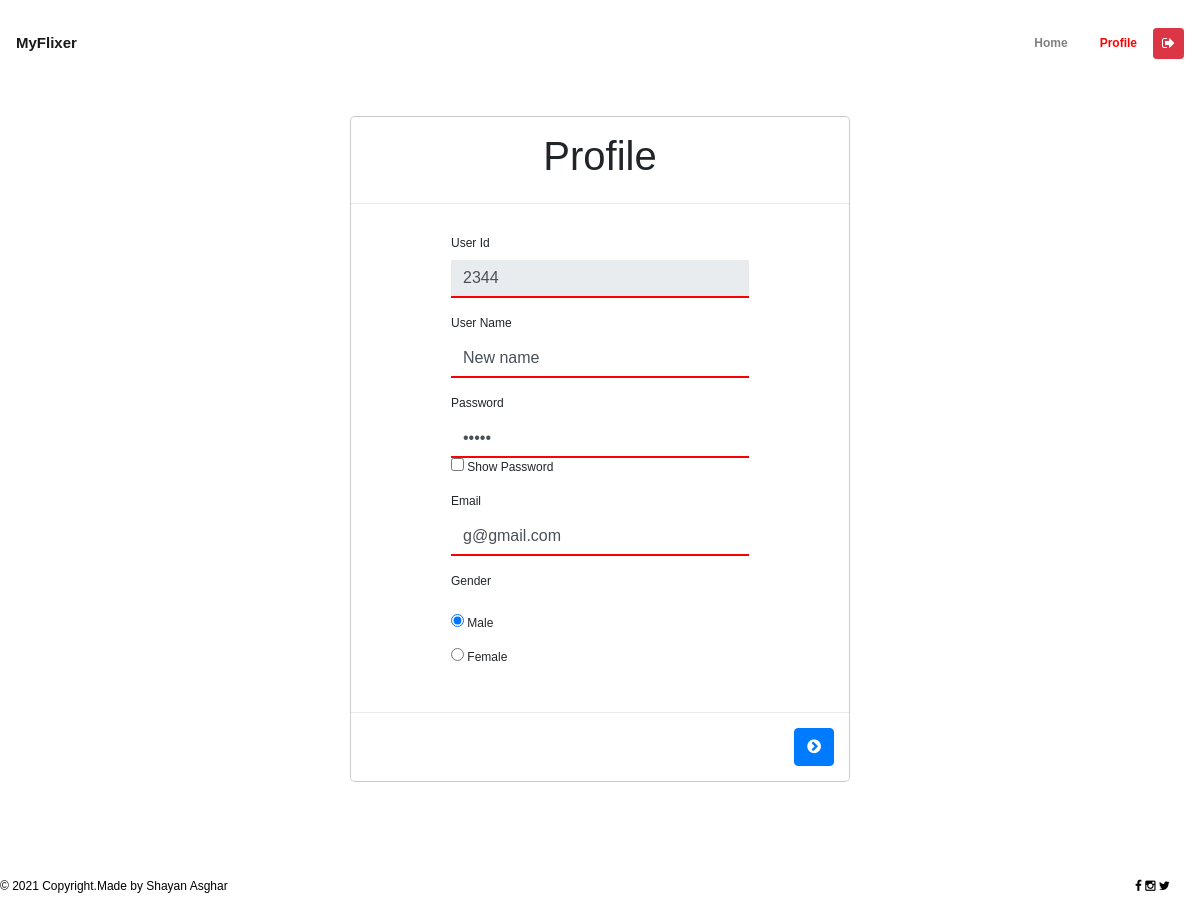
The app's page /user/profile (signed in) with its own data.
### Flixer/models.py (models this page shows, shortened)
class User(models.Model):
    user_id = models.CharField(max_length=30, primary_key=True)
    name = models.CharField(max_length=200)
    password = models.CharField(max_length=20)
    gender = models.CharField(max_length=2,
                              choices=[('M', 'Male'),
                                       ('F', 'Female')])
    email = models.EmailField()

### Flixer/views.py (the view)
# urls.py: path('user/profile', views.userProfile, name="user-profile"),
def userProfile(request):
    if request.session.get('admin', False) or request.session.get('user', False):
        user_data = User.objects.filter(user_id=request.session['userId']).get()
        return render(request, 'user_pages/editUser.html', {'user_data': user_data})
    else:
        return start(request)

### Flixer/templates/user_pages/editUser.html (shortened to what this page needs)
<!DOCTYPE html>
<html lang="en">
	<head>
        {% load static %}
		<link rel="stylesheet" type="text/css" href="{% static 'css/font-awesome.min.css' %}">
		<link rel="stylesheet" type = "text/css" href="{% static 'css/bootstrap.min.css' %}">
		<link rel="stylesheet" type="text/css" href="{% static 'css/styleUser.css' %}">
	</head>
	<body style="font-size: 12px;">
		<div class="main">
			<header class="header">
				<nav class="navbar navbar-expand-lg navbar-light py-3">
				  <a class="navbar-brand" href="{% url 'Flixer:user-home' %}" style="font-size: 15px;"><strong>MyFlixer</strong></a>
				  <div class="collapse navbar-collapse" id="navbarSupportedContent">
				    <ul class="navbar-nav ml-auto" id ="centerUl">
                        <li class="nav-item ">
                            <a class="nav-link px-3" href="{% url 'Flixer:user-home' %}">Home</a>
                        </li>
                        <li class="nav-item active">
                            <a class="nav-link px-3" href="{% url 'Flixer:user-profile' %}">Profile</a>
                        </li>
                        <li class="nav-item" style="align-self: center">
                            <div id = "logoutform">
                                <a href = "{% url 'Flixer:user-logout' %}"><button class = "btn btn-danger btn-sm"><i class = "fa fa-sign-out"></i></button></a>
                            </div>
                        </li>
				    </ul>
				  </div>
				</nav>
			</header>
            <div class="content" style = "align-items: flex-start;">
				<div class="container-fluid">
                    <div class = "moviesTable">
                        <div class="myform" id="exampleModalCenter" tabindex="-1" role="dialog" aria-labelledby="exampleModalCenterTitle" aria-hidden="true">
                          <div class="modal-dialog modal-dialog-centered" role="document">
                            <div class="modal-content">
                              <form id = "formEdit" action = "{% url 'Flixer:save-edit-user' %}" method="post">
                                <div class="modal-header" style = "justify-content: space-around;">
			                    <h1>Profile</h1>
                                </div>
                             <div class="modal-body">
                                 <div class = "form-group">
                                     <label for = "userid">User Id</label>
                                     <input readonly class = "form-control" type="text" name = "user_id" id="userId" value = "{{ user_data.user_id }}" placeholder="Enter a user Id">
                                 </div>
                                 <div class = "form-group">
                                    <label for = "username">User Name</label>
                                     <input required class = "form-control" type="text" name = "user_name" id="username" value ="{{ user_data.name }}" placeholder="Enter a user name">
                                 </div>
                                 <div class = "form-group">
                                     <label for = "password1">Password</label>
                                     <input required class = "form-control" type="password" name = "pass1" id="password1" value = "{{ user_data.password }}" placeholder="Enter a password">
                                     <input type="checkbox" onclick="showpass()"> Show Password
                                 </div>
                                 <div class = "form-group">
                                     <label for = "email1">Email</label>
                                     <input required class = "form-control" type="email" onchange="" name = "email1" id="email1" value = "{{  user_data.email }}" placeholder="Enter an email">
                                </div>
                                 <div class = "form-group">
                                     <label>Gender</label>
                                 </div>
                                 <div class = "form-group">
                                     <input type="radio" name = "rad" id = "radio1" value = "M" aria-label="Radio button" checked>
                                     <span>Male</span>
                                 </div>
                                 <div class = "form-group">
                                     <input type="radio" name = "rad" id = "radio2" value = "F" aria-label="Radio button">
                                     <span>Female</span>
                                 </div>
                              </div>
                              <div class="modal-footer">
                                <button type="submit" class="btn btn-primary"><i class = "fa fa-chevron-circle-right"></i></button>
                              </div>
                              </form>
                            </div>
                          </div>
                        </div>
                    </div>
				</div>
            </div>
            <footer class="page-footer font-small pt-4">
			  <div class="footer-copyright">
						<div class="linkcopy">
							<a href="#">© 2021 Copyright.Made by Shayan Asghar</a>
						</div>
						<div class="icons">
							<a href="#" class="fa fa-facebook"></a>
							<a href="#" class="fa fa-instagram"></a>
							<a href="#" class="fa fa-twitter"></a>
						</div>
				</div>
			</footer>
        </div>
</body>
</html>

### Flixer/static/css/styleUser.css (style rules this page uses)
body { font-family: sans-serif; }
.main { display: flex; min-height: 100vh; flex-direction: column; }
.content { margin: 0px 100px; display: flex; flex: 1; }
.modal-body { padding: 30px 100px; }
.modal-content .form-group input { border: none; border-bottom: 2px solid red; border-radius: 0; }
#navbarSupportedContent { font-weight: bolder; }
.active a { color: red !important; }
a { color:black; text-decoration: none; }
#centerUl { font-size: 12px; }
.container-fluid { position: relative; }
ul li { list-style: none; margin: 10px 0px; }
.page-footer { font-family: Sans-serif; }
.footer-copyright { display: flex; justify-content: space-between; height: 100px; align-items: center; }
.icons { margin: 0px 30px; }

### records on screen
User: user_id "2344", user_name "New name", email1 "g@gmail.com"
